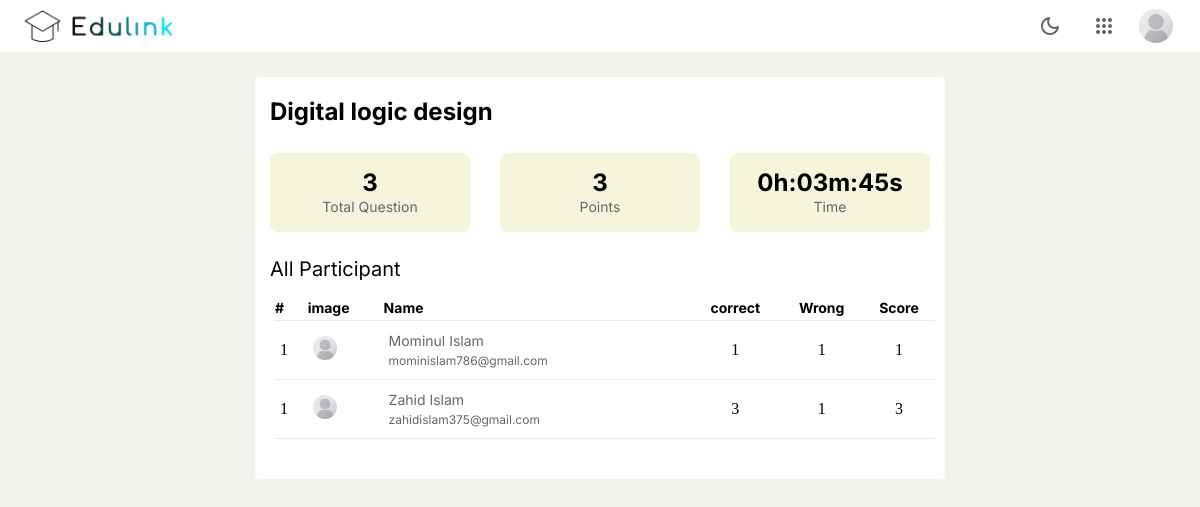
/quiz/participant/Digital-logic-design-2a2ca68a-6d4a-11ef-9f12-b8763fe03af5 (signed in), run on the app's committed database.
### Quiz/models.py (models this page shows, shortened)
class Quiz(models.Model):
    name = models.CharField(max_length=100)
    slug = models.SlugField(null=True)
    description = models.TextField(max_length=1000)
    def get_participation_summary(self):
        return Result.objects.filter(quiz=self).values('user__email', 'user__first_name', 'user__last_name', 'user__profile_pic').annotate(
            total_questions=Count('question'),
            correct_answers=Sum(
                Case(
                    When(user_choice__is_correct=True, then=1),
                    default=0,
                    output_field=IntegerField()
                )
            ),
            wrong_answers=Sum(
                Case(
                    When(user_choice__is_correct=False, then=1),
                    default=0,
                    output_field=IntegerField()
                )
            ),
            score=Sum(
                Case(
                    When(user_choice__is_correct=True,
                         then=F('question__points')),
                    default=0,
                    output_field=IntegerField()
                )
            )
        )

### Account/models.py (models this page shows, shortened)
class CustomUser(AbstractUser):
    username = None
    email = models.EmailField(_("email address"), unique=True)
    profile_pic = models.ImageField(upload_to="profile/")
    USERNAME_FIELD = "email"
    REQUIRED_FIELDS = []
    objects = CustomUserManager()

### Quiz/views.py (the view)
# urls.py: path('quiz/participant/<slug>', views.quizParticipant, name="quizParticipant"),
@login_required
def quizParticipant(request, slug):
    quiz = Quiz.objects.get(slug=slug)
    quiz_point = Question.objects.filter(
        quiz=quiz.id).aggregate(total=Sum('points'))['total']
    paricipant = quiz.get_participation_summary()
    print(paricipant)
    return render(request, 'participant.html', context={'user_results': paricipant, 'quiz': quiz, 'points': quiz_point})

### Quiz/templatetags/custom_filters.py (called while the page is built)
def convert(seconds, arg):
    seconds *= arg
    seconds = seconds % (24 * 3600)
    hour = seconds // 3600
    seconds %= 3600
    minutes = seconds // 60
    seconds %= 60
    return "%dh:%02dm:%02ds" % (hour, minutes, seconds)

### Quiz/templates/participant.html (shortened to what this page needs)
{% extends "base.html" %} {% load static %} {% block style %}
{% load custom_filters %}
{% endblock style %} {% block body %}
<div class="container" style="margin: 10px 20%; padding: 15px; border-radius: 4px">
  <div class="quiz-container">
    <h1>{{ quiz.name }}</h1>
    <div class="box">
      <div class="box-item">
        <h1>{{quiz.question.count}}</h1>
        <p>Total Question</p>
      </div>
      <div class="box-item">
        <h1>{{ points }}</h1>
        <p>Points</p>
      </div>
      <div class="box-item">
        <h1>{{quiz.question.count|toTime:75}}</h1>
        <p>Time</p>
      </div>
    </div>
    <h2>All Participant</h2>
    {% if user_results %}
    <table class="table">
      <thead>
        <tr>
          <th align="left">#</th>
          <th align="left">image</th>
          <th align="left">Name</th>
          <th>correct</th>
          <th>Wrong</th>
          <th>Score</th>
        </tr>
      </thead>
      <tbody>
        {% for result in user_results %}
        <tr>
          <td>1</td>
          <td>
            <img
              src="{% if result.user__profile_pic %} /media/{{result.user__profile_pic}} {% else %} {% static 'asset/placeholderuser.jpeg' %} {% endif %}"
              width="24px" height="24px" style="border-radius: 50%" alt="userimage" />
          </td>
          <td>
            <p>{{result.user__first_name}} {{result.user__last_name}}</p>
            <span>{{result.user__email}}</span>
          </td>
          <td align="center">{{ result.correct_answers }}</td>
          <td align="center">{{result.wrong_answers}}</td>
          <td align="center">{{result.score}}</td>
        </tr>
        {% endfor %}
      </tbody>
    </table>
    {% else %}
    <h3 align="center" style="padding: 50px 0px">No data Found</h3>
    {% endif %}
  </div>
</div>
{% endblock %}

### static/css/global.css (style rules this page uses)
* { margin: 0px; padding: 0px; }
body { margin: 0; padding: 0; background: var(--body-background, #f3f2ef); }
h1 { color: #000; font-family: Inter; font-size: 24px; font-style: normal; font-weight: 700; }
h2 { font-family: Inter; font-size: 20px; color: var(--primary-text, #050505); font-style: normal; font-weight: 400; line-height: 20px; }
p { color: var(--secondary-text, #65676b); font-family: Inter; font-size: 14px; font-style: normal; font-weight: 400; line-height: 20px; text-decoration: none; margin: 0px; }
span { color: var(--secondary-text, #65676b); font-family: Inter; font-size: 12px; font-style: normal; font-weight: 400; line-height: normal; }

### Quiz/templates/participant.html (style rules this page uses)
.quiz-container { padding: 20px 15px; background: white; margin-bottom: 10px; border-radius: 4px; }
.table { width: 100%; border-collapse: collapse; margin: 20px 5px; }
.table tr { border-bottom: 1px solid #ebe9f1; }
.table th { font-family: inter; font-size: 14px; padding-bottom: 4px; }
.table td { padding: 10px 5px; }
.box { display: flex; justify-content: space-around; flex-direction: row; gap: 30px; margin: 27px 0px; }
.box-item { display: flex; flex-direction: column; justify-content: center; align-items: center; background: beige; padding: 15px; border-radius: 8px; width: 100%; }

### data on the page
Quiz: name "Digital logic design", question.count "3", question.count|toTime "0h:03m:45s"
CustomUser: user__first_name "Mominul", user__last_name "Islam", user__email "mominislam786@gmail.com", correct_answers "1", wrong_answers "1", score "1", user__first_name "Zahid", user__email "zahidislam375@gmail.com", correct_answers "3", score "3"

### other printed values
{{ points }} "3"
